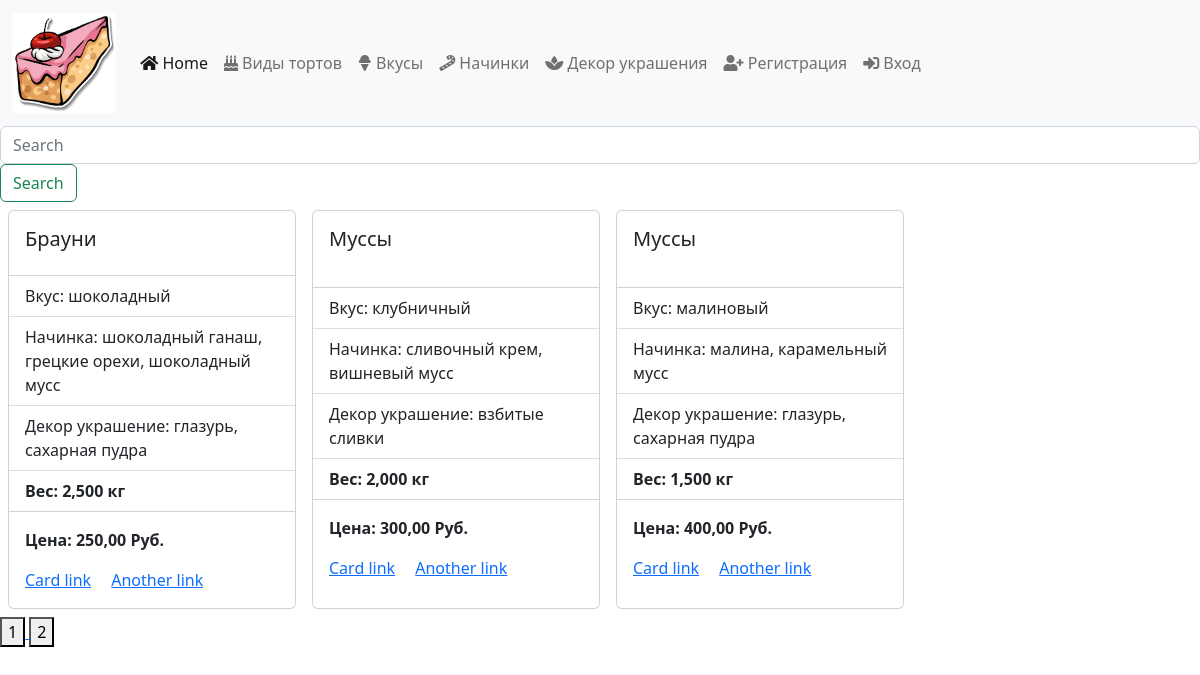
Screenshot of /pastries/ with the database file from the repository.
### pastries/models.py (models this page shows, shortened)
class Cake(models.Model):
    image = models.ImageField(upload_to='cakes/', blank=True, null=True)
    cake_type = models.ForeignKey(CakeType, on_delete=models.SET_NULL, null=True, blank=True)
    taste = models.ForeignKey(Taste, on_delete=models.SET_NULL, null=True, blank=True)
    fillings = models.ManyToManyField(Filling, blank=True)
    toppings = models.ManyToManyField(Topping, blank=True)
    weight = models.DecimalField(max_digits=6, decimal_places=3, blank=True, null=True)
    price = models.DecimalField(max_digits=5, decimal_places=2, blank=True, null=True)
    available = models.BooleanField(default=True)
    add_info = models.TextField(blank=True, null=True)  # новое поле
    class Meta:
        verbose_name = 'Торт'
        verbose_name_plural = 'Торты'

class CakeType(models.Model):
    name = models.CharField(max_length=200)
    description = models.TextField(blank=True, null=True)
    available = models.BooleanField(default=True)
    class Meta:
        verbose_name = 'Тип торта'
        verbose_name_plural = 'Типы тортов'
    def __str__(self):
        return self.name

class Taste(models.Model):
    name = models.CharField(max_length=200)
    description = models.TextField(blank=True, null=True)
    available = models.BooleanField(default=True)
    class Meta:
        verbose_name = 'Вкус'
        verbose_name_plural = 'Вкусы'

class Topping(models.Model):
    name = models.CharField(max_length=200)
    description = models.TextField(blank=True, null=True)
    available = models.BooleanField(default=True)
    cake_types = models.ManyToManyField(CakeType, blank=True)
    tastes = models.ManyToManyField(Taste, blank=True)
    class Meta:
        verbose_name = 'Топпинг'
        verbose_name_plural = 'Топпинги'

### pastries/views.py (the view, shortened to what this page needs)
# urls.py: path('pastries/', views.PastriesCBV.as_view(), name='pastries'),
class PastriesCBV(ListView):
    model = Cake
    template_name = "pastries/pastries.html"
    def get(self, request, *args, **kwargs):
        cakes = self.model.objects.all()
        search_query = request.GET.get('q', '')  # Получаем поисковый запрос, если он есть, иначе - пустая строка
        page = int(request.GET.get('page', 1))
        max_page = math.ceil(cakes.count() / PAGINATION_LIMIT)
        cakes = cakes[(page - 1) * PAGINATION_LIMIT:page * PAGINATION_LIMIT]
        cakes_data = []
        for cake in cakes:
            fillings = ", ".join([filling.name for filling in cake.fillings.all()])
            toppings = ", ".join([topping.name for topping in cake.toppings.all()])
            cakes_data.append({
                'cake': cake,
                'fillings': fillings,
                'toppings': toppings,
                'user': request.user,
            })
        pages = range(1, max_page + 1)
        return render(request, self.template_name, {'cakes_data': cakes_data, 'pages': pages})

### pastries/templates/pastries/pastries.html
{% extends 'layouts/index.html' %}
{% block content %}
    <form class="form-inline my-2 my-lg-0" method="GET" action="/pastries/">
        <input class="form-control mr-sm-2" type="search" placeholder="Search" aria-label="Search" name="q">
        <button class="btn btn-outline-success my-2 my-sm-0" type="submit">Search</button>
    </form>
    <div class="cakes d-flex flex-wrap">
        {% for data in cakes_data %}
            <div class="card m-2" style="width: 18rem;">
              <div class="card-body">
                <h5 class="card-title">{{ data.cake.cake_type|capfirst }}</h5>
              </div>
              <ul class="list-group list-group-flush">
                <li class="list-group-item">Вкус: {{ data.cake.taste.name }}</li>
                <li class="list-group-item">Начинка: {{ data.fillings }}</li>
                <li class="list-group-item">Декор украшение: {{ data.toppings }}</li>
                <li class="list-group-item"><strong>Вес: {{ data.cake.weight }} кг</strong></li>
              </ul>
              <div class="card-body">
                <p class="card-text"><strong>Цена: {{ data.cake.price }} Руб.</strong></p>
                  <a href="/cakes/{{ data.cake.id }}/" class="card-link">Card link</a>
                  <a href="#" class="card-link">Another link</a>
              </div>
            </div>
        {% endfor %}
    </div>
    <div class="pages">
        {% for page in pages %}
            <a href= "/pastries/?page={{ page }}">
                <button> {{ page }} </button>
            </a>
        {% endfor %}
    </div>
{% endblock %}

### rows the page displays
Cake: cake.cake_type "Брауни", cake.taste.name "шоколадный", fillings "шоколадный ганаш, грецкие орехи, шоколадный мусс", toppings "глазурь, сахарная пудра", cake.weight "2,500", cake.price "250,00"
Cake: cake.cake_type "Муссы", cake.taste.name "клубничный", fillings "сливочный крем, вишневый мусс", toppings "взбитые сливки", cake.weight "2,000", cake.price "300,00"
Cake: cake.cake_type "Муссы", cake.taste.name "малиновый", fillings "малина, карамельный мусс", toppings "глазурь, сахарная пудра", cake.weight "1,500", cake.price "400,00"

### other values shown
{{ page }} "1" "2"
